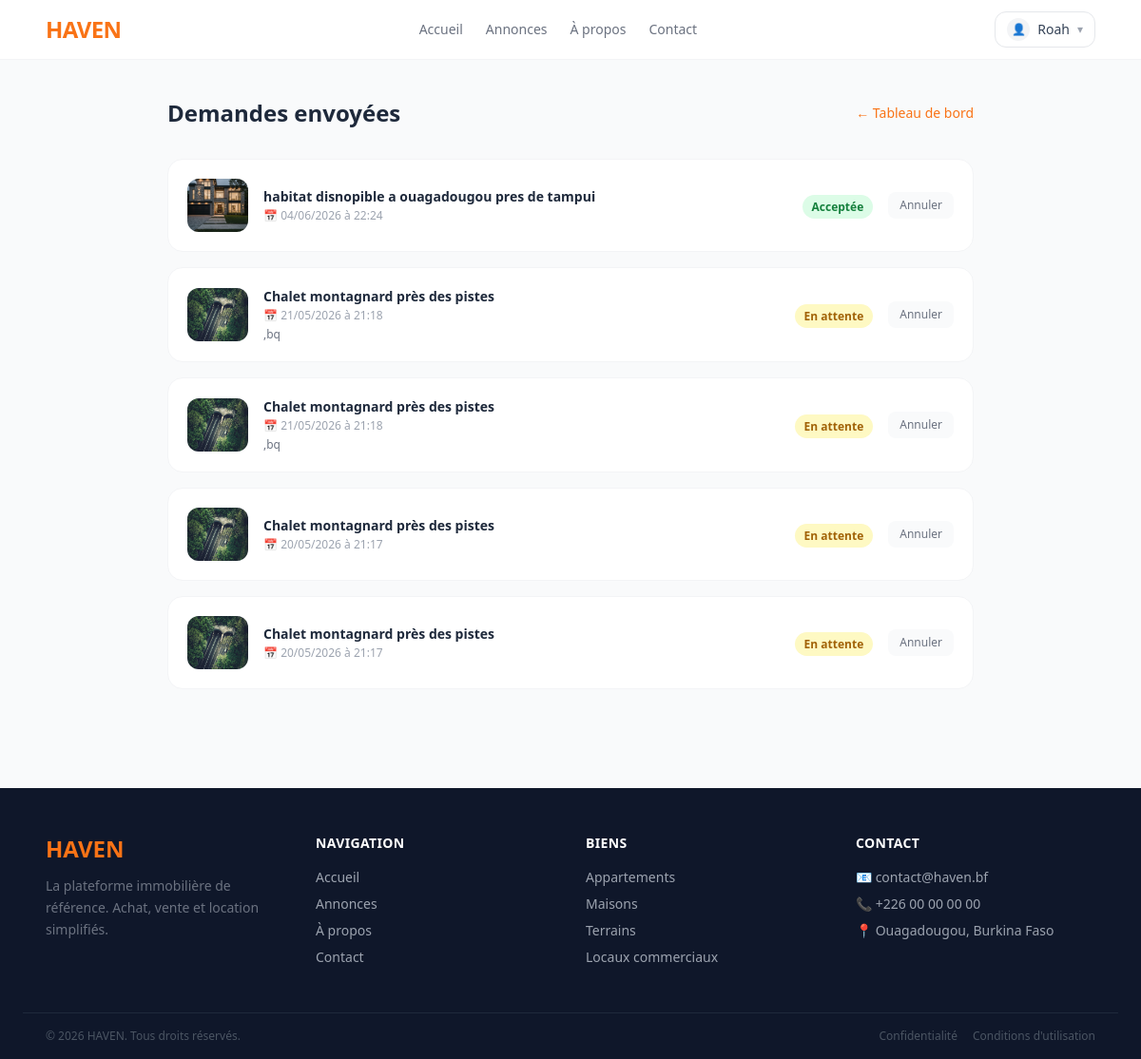
The page /dashboard/visits/sent/ (signed in) on the database as committed earlier.
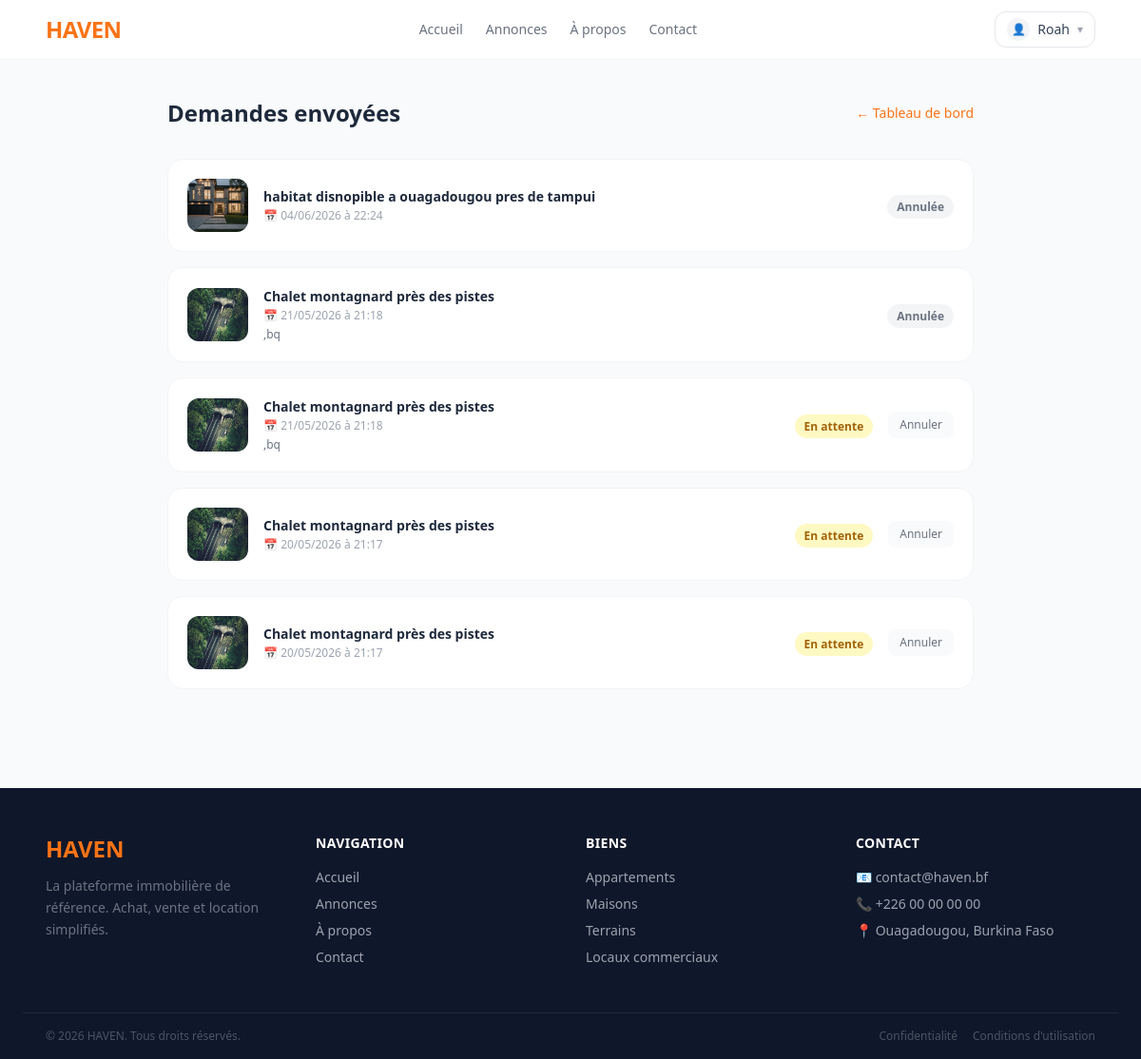
The same page on the database as committed later.
### apps/visits/models.py (models this page shows, shortened)
class Visit(models.Model):
    STATUS = [
        ('En attente', 'En attente'),
        ('Acceptée', 'Acceptée'),
        ('Refusée', 'Refusée'),
        ('Annulée', 'Annuléé')
    ]
    listing = models.ForeignKey(Listing, on_delete=models.CASCADE, related_name='visits')
    sender = models.ForeignKey(settings.AUTH_USER_MODEL, on_delete=models.CASCADE, related_name='visits_sent')
    receiver = models.ForeignKey(settings.AUTH_USER_MODEL, on_delete=models.CASCADE, related_name='visits_received')
    status = models.CharField(max_length=20, choices=STATUS, default='En attente')
    date = models.DateTimeField()
    message = models.TextField(blank=True)
    created_at = models.DateTimeField(auto_now_add=True)
    class Meta:
        ordering = ['-created_at']

### apps/listings/models.py (models this page shows, shortened)
class Listing(models.Model):
    STATUS = [
        ('En vente', 'En vente'),
        ('A louer', 'A louer'),
        ('Vendu', 'Vendu'),
        ('Loué', 'Loué'),
    ]
    TYPES = [
        ('Appartement', 'Appartement'),
        ('Maison', 'Maison'),
        ('Local commercial', 'Local commercial'),
        ('Terrain', 'Terrain'),
    ]
    user = models.ForeignKey(settings.AUTH_USER_MODEL,
                            on_delete=models.CASCADE)
    title = models.CharField(max_length=255)
    description = models.TextField()
    property_type = models.CharField(max_length=20, choices=TYPES)
    status = models.CharField(max_length=20, choices=STATUS)
    price = models.DecimalField(max_digits=14,decimal_places=2)
    bathrooms = models.IntegerField()
    bedrooms = models.IntegerField()
    is_available = models.BooleanField(default=True)
    city = models.CharField(max_length=255)
    longitude = models.DecimalField(max_digits=9, decimal_places=6)
    latitude = models.DecimalField(max_digits=9, decimal_places=6)
    created_at = models.DateTimeField(auto_now_add=True)
    area = models.DecimalField(max_digits=8, decimal_places=2, null=True, blank=True)
    is_approved = models.BooleanField(default=False)
    def get_first_image(self):
        first = self.images.first()
        return first.image.url if first else None
    class Meta:
        ordering = ['-created_at']

class Images(models.Model):
    listing = models.ForeignKey(Listing,on_delete=models.CASCADE, related_name='images')
    image = models.ImageField(upload_to='listings/images/')
    class Meta:
        ordering = ['listing']

### apps/visits/views.py (the view)
# urls.py: path('dashboard/visits/sent/', views.visits_sent, name='visits_sent'),
@login_required
def visits_sent(request):
    visits = Visit.objects.filter(sender=request.user).select_related('listing', 'receiver')
    return render(request, 'visits/sent.html', {'visits': visits})

### templates/visits/sent.html (shortened to what this page needs)
{% extends 'base.html' %}
{% block content %}
<div class="max-w-4xl mx-auto px-6 py-10">
    <div class="flex items-center justify-between mb-8">
        <h1 class="text-2xl font-bold text-slate-800">Demandes envoyées</h1>
        <a href="{% url 'dashboard' %}" class="text-sm text-orange-500 hover:underline">← Tableau de bord</a>
    </div>
    <div class="space-y-4">
        {% for visit in visits %}
        <div class="bg-white border border-gray-100 rounded-2xl p-5 flex gap-4 items-center">
            <div class="w-16 h-14 rounded-xl overflow-hidden bg-gray-100 flex-shrink-0">
                {% if visit.listing.get_first_image %}
                    <img src="{{ visit.listing.get_first_image }}" class="w-full h-full object-cover">
                {% else %}
                    <div class="w-full h-full flex items-center justify-center text-xl">🏠</div>
                {% endif %}
            </div>
            <div class="flex-1 min-w-0">
                <h3 class="font-semibold text-slate-800 text-sm truncate">{{ visit.listing.title }}</h3>
                <p class="text-xs text-gray-400 mt-0.5">📅 {{ visit.date|date:"d/m/Y à H:i" }}</p>
                {% if visit.message %}
                <p class="text-xs text-gray-500 mt-1 truncate">{{ visit.message }}</p>
                {% endif %}
            </div>
            <div class="flex-shrink-0">
                {% include 'visits/partials/visits_status.html' %}
            </div>
            {% if visit.status != 'Annulée' and visit.status != 'Refusée' %}
            <button hx-post="{% url 'cancel_visit' visit.pk %}"
                    hx-target=".visit-status"
                    hx-swap="outerHTML"
                    hx-confirm="Annuler cette visite ?"
                    class="text-xs font-medium px-3 py-1.5 rounded-lg bg-gray-50 text-gray-500 hover:bg-gray-100 transition-colors">
                Annuler
            </button>
            {% endif %}
        </div>
        {% empty %}
        <div class="text-center py-16 text-gray-400">
            <p class="text-4xl mb-3">📅</p>
            <p class="text-sm">Aucune demande envoyée.</p>
        </div>
        {% endfor %}
    </div>
</div>
{% endblock %}

### templates/visits/partials/visits_status.html
<span class="visit-status text-xs font-semibold px-2.5 py-1 rounded-full
    {% if visit.status == 'En attente' %}bg-yellow-100 text-yellow-700
    {% elif visit.status == 'Acceptée' %}bg-green-100 text-green-700
    {% elif visit.status == 'Annulée' %}bg-gray-100 text-gray-500
    {% else %}bg-red-100 text-red-500{% endif %}">
    {{ visit.status }}
</span>

Rows that differ between the two databases and show on the page:
changed Visit "habitat disnopible a ouagadougou pres de tampui": status "Acceptée" → "Annulée"; no longer shows "Annuler"
changed Visit (number 2 of 5 on the later page): status "En attente" → "Annulée"; no longer shows "Annuler"
